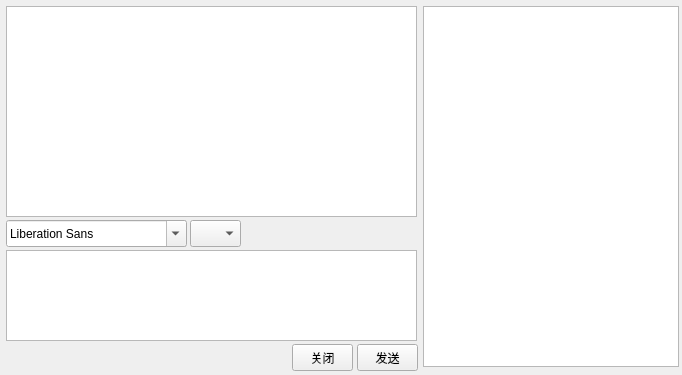
<?xml version="1.0" encoding="UTF-8"?>
<ui version="4.0">
 <class>MainWindow</class>
 <widget class="QMainWindow" name="MainWindow">
  <property name="geometry">
   <rect>
    <x>0</x>
    <y>0</y>
    <width>682</width>
    <height>375</height>
   </rect>
  </property>
  <property name="windowTitle">
   <string>聊天框</string>
  </property>
  <widget class="QWidget" name="centralwidget">
   <widget class="QTextBrowser" name="tbMsg">
    <property name="geometry">
     <rect>
      <x>6</x>
      <y>6</y>
      <width>411</width>
      <height>211</height>
     </rect>
    </property>
   </widget>
   <widget class="QFontComboBox" name="fontComboBox">
    <property name="geometry">
     <rect>
      <x>6</x>
      <y>220</y>
      <width>181</width>
      <height>27</height>
     </rect>
    </property>
   </widget>
   <widget class="QComboBox" name="comboBox">
    <property name="geometry">
     <rect>
      <x>190</x>
      <y>220</y>
      <width>51</width>
      <height>27</height>
     </rect>
    </property>
   </widget>
   <widget class="QTextBrowser" name="tbHistory">
    <property name="geometry">
     <rect>
      <x>423</x>
      <y>6</y>
      <width>256</width>
      <height>361</height>
     </rect>
    </property>
   </widget>
   <widget class="QTextEdit" name="teSendMsg">
    <property name="geometry">
     <rect>
      <x>6</x>
      <y>250</y>
      <width>411</width>
      <height>91</height>
     </rect>
    </property>
   </widget>
   <widget class="QPushButton" name="pbClose">
    <property name="geometry">
     <rect>
      <x>292</x>
      <y>344</y>
      <width>61</width>
      <height>27</height>
     </rect>
    </property>
    <property name="text">
     <string>关闭</string>
    </property>
   </widget>
   <widget class="QPushButton" name="pbSend">
    <property name="geometry">
     <rect>
      <x>357</x>
      <y>344</y>
      <width>61</width>
      <height>27</height>
     </rect>
    </property>
    <property name="text">
     <string>发送</string>
    </property>
   </widget>
  </widget>
 </widget>
 <resources/>
 <connections/>
</ui>
